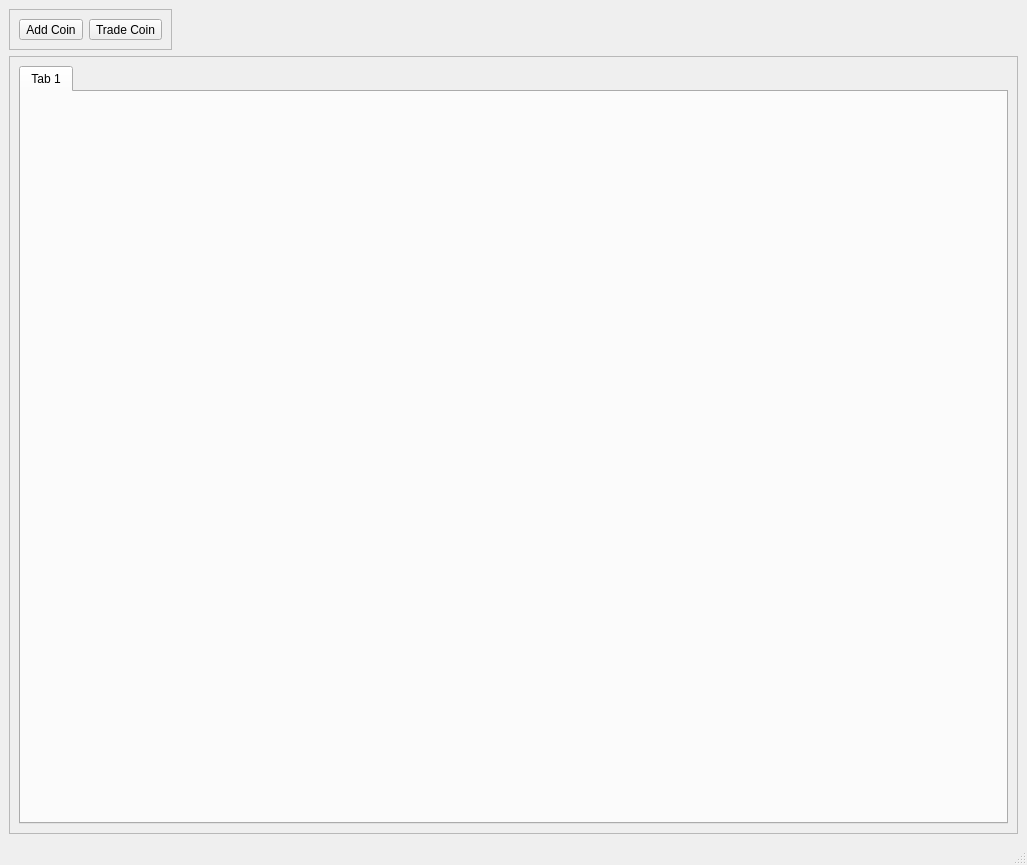
<?xml version="1.0" encoding="UTF-8"?>
<ui version="4.0">
 <class>MainWindow</class>
 <widget class="QMainWindow" name="MainWindow">
  <property name="geometry">
   <rect>
    <x>0</x>
    <y>0</y>
    <width>1027</width>
    <height>865</height>
   </rect>
  </property>
  <property name="sizePolicy">
   <sizepolicy hsizetype="Preferred" vsizetype="Preferred">
    <horstretch>0</horstretch>
    <verstretch>0</verstretch>
   </sizepolicy>
  </property>
  <property name="minimumSize">
   <size>
    <width>0</width>
    <height>0</height>
   </size>
  </property>
  <property name="windowTitle">
   <string>WAVETREND ROBOT</string>
  </property>
  <property name="windowIcon">
   <iconset>
    <normaloff>logotop.png</normaloff>joker.gif</iconset>
  </property>
  <widget class="QWidget" name="centralwidget">
   <layout class="QVBoxLayout" name="verticalLayout_2">
    <item>
     <widget class="QFrame" name="frame_2">
      <property name="sizePolicy">
       <sizepolicy hsizetype="Fixed" vsizetype="Fixed">
        <horstretch>0</horstretch>
        <verstretch>0</verstretch>
       </sizepolicy>
      </property>
      <property name="frameShape">
       <enum>QFrame::StyledPanel</enum>
      </property>
      <property name="frameShadow">
       <enum>QFrame::Raised</enum>
      </property>
      <layout class="QHBoxLayout" name="horizontalLayout_2">
       <item>
        <widget class="QToolButton" name="toolButton">
         <property name="sizePolicy">
          <sizepolicy hsizetype="Expanding" vsizetype="Expanding">
           <horstretch>0</horstretch>
           <verstretch>0</verstretch>
          </sizepolicy>
         </property>
         <property name="text">
          <string>Add Coin</string>
         </property>
         <property name="toolButtonStyle">
          <enum>Qt::ToolButtonIconOnly</enum>
         </property>
        </widget>
       </item>
       <item>
        <widget class="QToolButton" name="toolButton_2">
         <property name="text">
          <string>Trade Coin</string>
         </property>
        </widget>
       </item>
      </layout>
     </widget>
    </item>
    <item>
     <widget class="QFrame" name="frame">
      <property name="frameShape">
       <enum>QFrame::StyledPanel</enum>
      </property>
      <property name="frameShadow">
       <enum>QFrame::Raised</enum>
      </property>
      <layout class="QHBoxLayout" name="horizontalLayout_3">
       <item>
        <widget class="QTabWidget" name="tabWidget">
         <property name="sizePolicy">
          <sizepolicy hsizetype="Expanding" vsizetype="Expanding">
           <horstretch>1</horstretch>
           <verstretch>1</verstretch>
          </sizepolicy>
         </property>
         <widget class="QWidget" name="tab">
          <attribute name="title">
           <string>Tab 1</string>
          </attribute>
         </widget>
        </widget>
       </item>
      </layout>
     </widget>
    </item>
   </layout>
  </widget>
  <widget class="QStatusBar" name="statusbar"/>
 </widget>
 <resources/>
 <connections/>
</ui>
